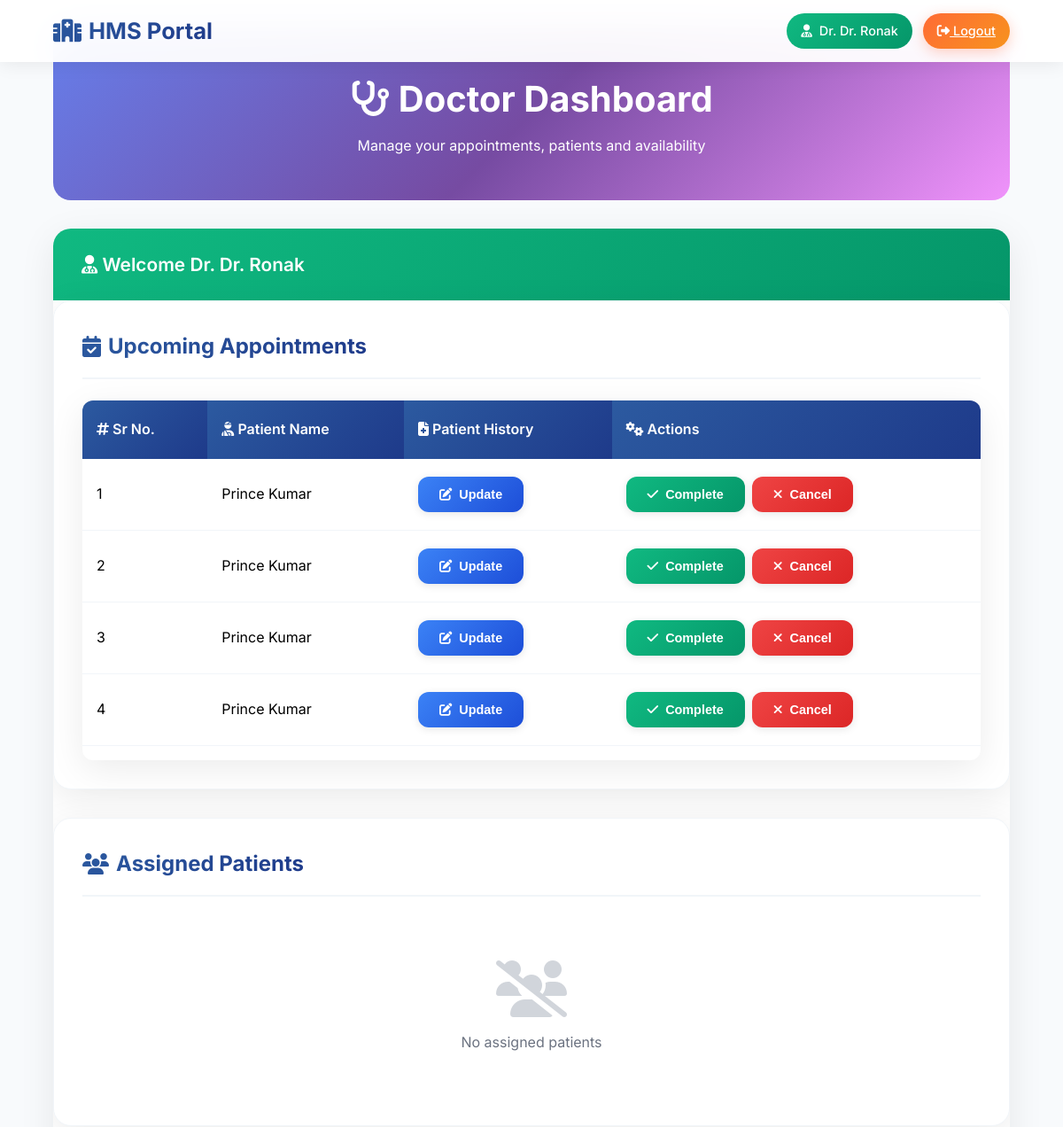
The page /doctor/dashboard (signed in, upper part) on the database as committed earlier.
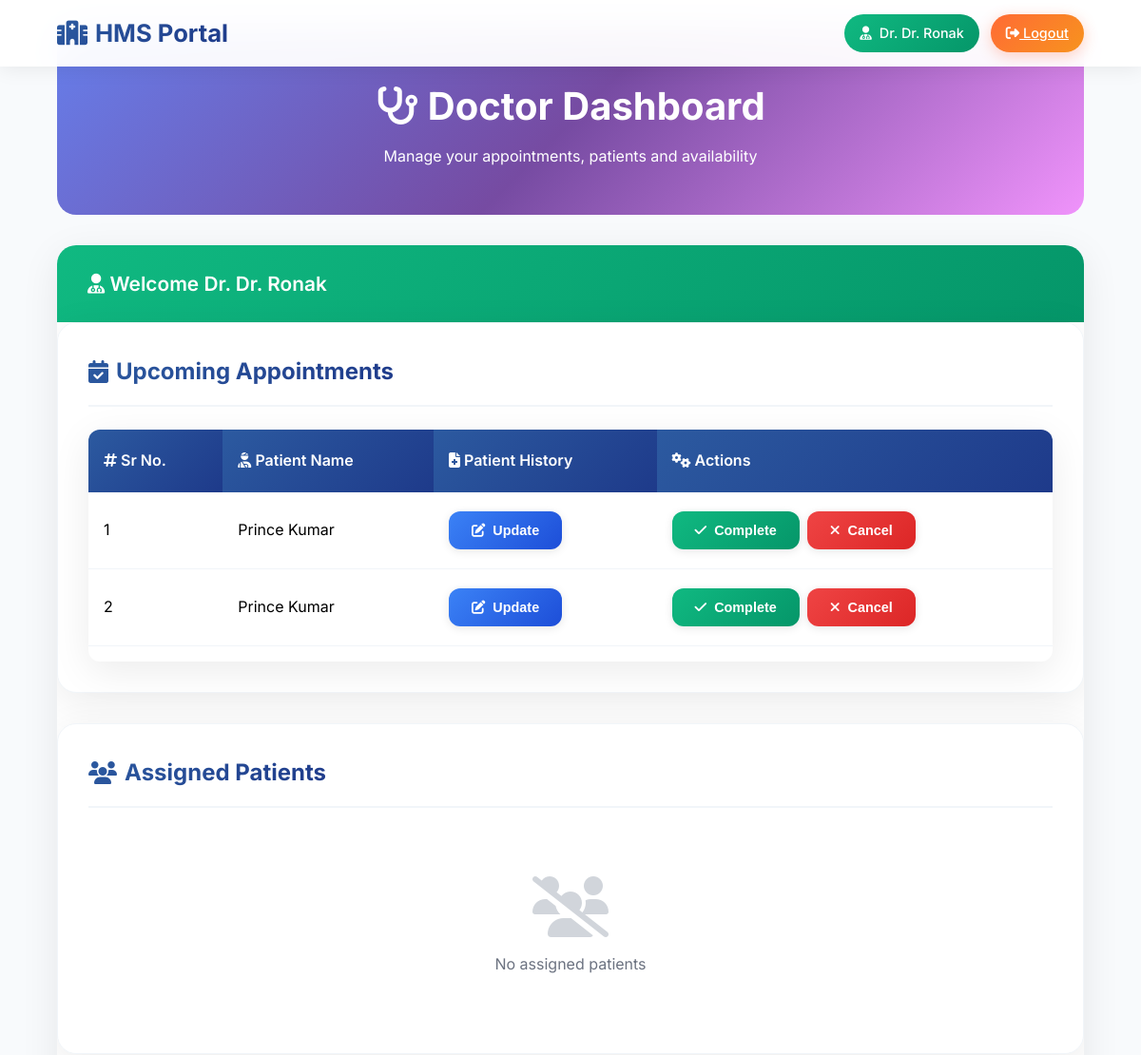
The same page on the database as committed later.
### models.py (models this page shows)
class Appointment(db.Model):
    id = db.Column(db.Integer,primary_key = True, unique=True)
    date = db.Column(db.DateTime, default=datetime.utcnow)
    doctor_id = db.Column(db.Integer, db.ForeignKey('doctor.id'), nullable=False)
    patient_id = db.Column(db.Integer, db.ForeignKey('patient.id'), nullable=False)
    availability_id = db.Column(db.Integer,db.ForeignKey('doctor_availability.id'),nullable=False)
    treatments = db.relationship('Treatment', backref='appointment', lazy=True)

class Patient(db.Model, UserMixin):
    id = db.Column(db.Integer,primary_key = True, unique=True)
    pat_name = db.Column(db.String(100), nullable=False)
    pat_age = db.Column(db.Integer,nullable=False)
    pat_email = db.Column(db.String(100), unique=True, nullable=False)
    pat_phone = db.Column(db.String(10), unique=True, nullable=False)
    pat_password = db.Column(db.String(16), nullable=False)
    appointments = db.relationship('Appointment', backref='patient', lazy=True)

### app.py (the view)
@app.route('/doctor/dashboard')
@login_required
def doctor_dashboard():
    appointments = Appointment.query.filter_by(doctor_id=current_user.id)
    patient = Patient.query.all()
    assigned_patients = db.session.query(
    Patient, Appointment
    ).join(Appointment, Patient.id == Appointment.patient_id).filter(
    Appointment.doctor_id == 5
    ).all()
    return render_template('./doctor/doctor_dashboard.html',appointments=appointments,assigned_patients=assigned_patients,patient=patient)

### app.py (called while the page is built)
@loginmanager.user_loader
def load_user(user_id):
     return (
         Admin.query.get(int(user_id)) or
         Doctor.query.get(int(user_id)) or
         Patient.query.get(int(user_id))
     )

### templates/Doctor/doctor_dashboard.html (shortened to what the changed rows need)
<!DOCTYPE html>
<html lang="en">
<head>
    <link href="https://cdnjs.cloudflare.com/ajax/libs/font-awesome/6.4.0/css/all.min.css" rel="stylesheet">
</head>
<body>
    <div class="main-content">
        <section class="page-hero">
            <h1><i class="fas fa-stethoscope"></i> Doctor Dashboard</h1>
        </section>
        <div class="dashboard">
            <div class="card">
                <div class="card-header">
                    <h2 class="card-title">
                        <i class="fas fa-calendar-check"></i> Upcoming Appointments
                    </h2>
                </div>
                <div class="table-container">
                    <table>
                        <thead>
                            <tr>
                                <th><i class="fas fa-hashtag"></i> Sr No.</th>
                                <th><i class="fas fa-user-injured"></i> Patient Name</th>
                                <th><i class="fas fa-file-medical"></i> Patient History</th>
                                <th><i class="fas fa-cogs"></i> Actions</th>
                            </tr>
                        </thead>
                        <tbody>
                            {% for appt in appointments %}
                            <tr>
                                <td>{{ loop.index }}</td>
                                <td>{{ appt.patient.pat_name }}</td>
                                <td>
                                    <a href="{{ url_for('update_patient', appointment_id=appt.id) }}">
                                        <button class="btn btn-primary">
                                            <i class="fas fa-edit"></i> Update
                                        </button>
                                    </a>
                                </td>
                                <td>
                                    <div class="actions">
                                        <button class="btn btn-success">
                                            <i class="fas fa-check"></i> Complete
                                        </button>
                                        <button class="btn btn-danger">
                                            <i class="fas fa-times"></i> Cancel
                                        </button>
                                    </div>
                                </td>
                            </tr>
                            {% endfor %}
                        </tbody>
                    </table>
                </div>
            </div>
            <div class="card">
                <div class="card-header">
                    <h2 class="card-title">
                        <i class="fas fa-users"></i> Assigned Patients
                    </h2>
                </div>
            </div>
        </div>
    </div>
</body>
</html>

Rows that differ between the two databases and show on the page:
removed Appointment: patient.pat_name "Prince Kumar"
removed Appointment: patient.pat_name "Prince Kumar"
